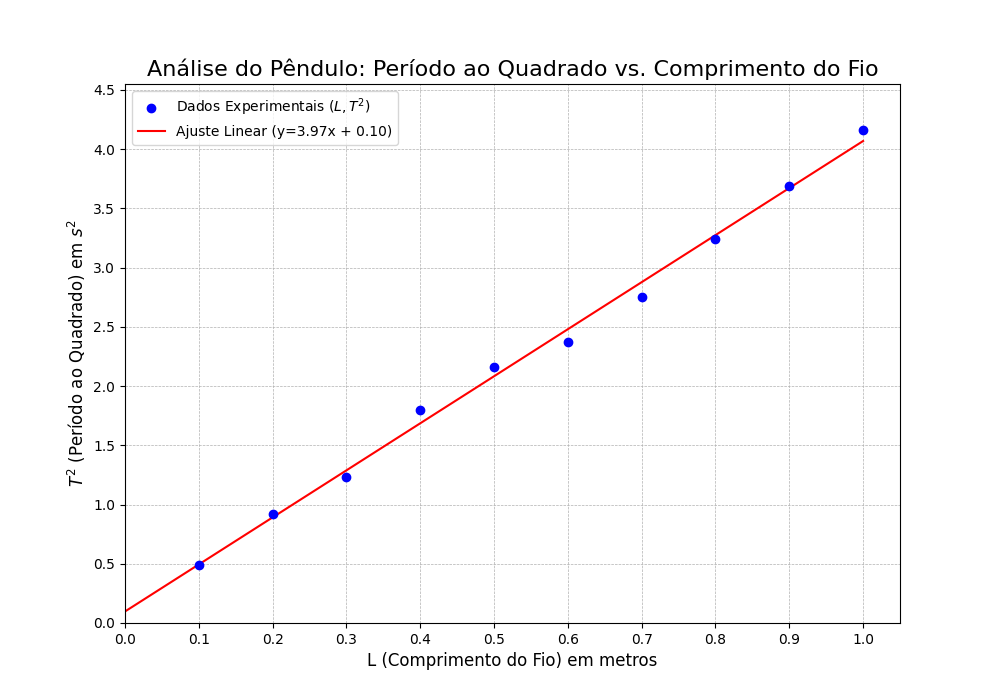

The script that saved this image:
import pandas as pd
import matplotlib.pyplot as plt
import numpy as np

# Dados do experimento
data = {
    'L (Comp. do Fio) Metros': [1.00, 0.90, 0.80, 0.70, 0.60, 0.50, 0.40, 0.30, 0.20, 0.10],
    'T(Período) Segundos': [2.04, 1.92, 1.80, 1.66, 1.54, 1.47, 1.34, 1.11, 0.96, 0.70]
}
df = pd.DataFrame(data)

# Etapa 1: Calcular o quadrado do período
df['T^2'] = df['T(Período) Segundos']**2

# Etapa 2: Realizar a regressão linear
slope, intercept = np.polyfit(df['L (Comp. do Fio) Metros'], df['T^2'], 1)

# Cria os pontos para a reta de ajuste
x_line = np.array([0, 1.0])
y_line = slope * x_line + intercept

# Etapa 3: Geração do Gráfico
plt.figure(figsize=(10, 7))
plt.scatter(df['L (Comp. do Fio) Metros'], df['T^2'], color='blue', zorder=5, label='Dados Experimentais ($L, T^2$)')
plt.plot(x_line, y_line, color='red', label=f'Ajuste Linear (y={slope:.2f}x + {intercept:.2f})')
plt.title('Análise do Pêndulo: Período ao Quadrado vs. Comprimento do Fio', fontsize=16)
plt.xlabel('L (Comprimento do Fio) em metros', fontsize=12)
plt.ylabel('$T^2$ (Período ao Quadrado) em $s^2$', fontsize=12)
x_ticks = np.arange(0, 1.1, 0.1)
y_ticks = np.arange(0, 5.0, 0.5)
plt.xticks(x_ticks)
plt.yticks(y_ticks)
plt.xlim(0, 1.05)
plt.ylim(0, 4.55)
plt.grid(True, which='both', linestyle='--', linewidth=0.5)
plt.legend()
plt.savefig('grafico_pendulo_final_linear.png')

# Etapa 4: Calcular o valor experimental da gravidade
g_experimental = 4 * (np.pi**2) / slope

# Etapa 5: Comparar com o valor teórico e calcular o erro
g_teorico = 9.807  # m/s²
erro_percentual = (abs(g_experimental - g_teorico) / g_teorico) * 100

# Impressão dos Resultados
print("--- Análise Experimental da Gravidade (g) ---")
print(f"Coeficiente angular (m) da reta: {slope:.4f} s²/m")
print(f"Valor experimental de g calculado: {g_experimental:.3f} m/s²")
print(f"Valor teórico de g adotado: {g_teorico:.3f} m/s²")
print(f"Erro percentual: {erro_percentual:.2f}%")
print("\nGráfico 'grafico_pendulo_final_linear.png' gerado com sucesso.")
